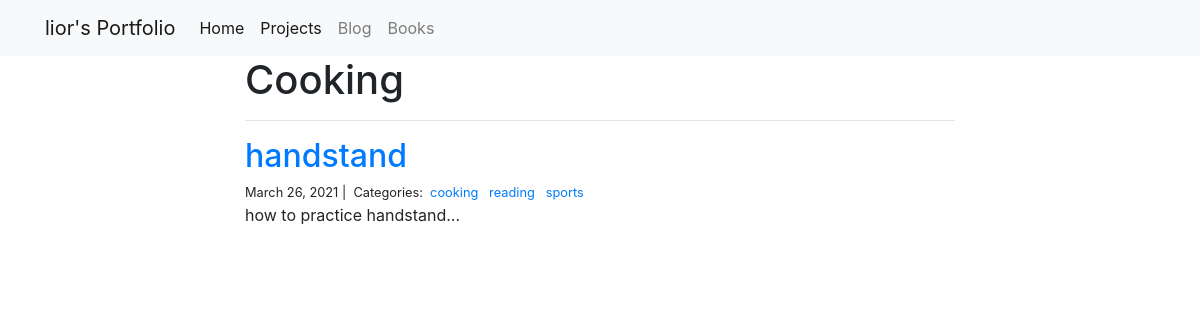
Screenshot of /blog/cooking/ with the database file from the repository.
### blog/models.py (models this page shows)
class Category(models.Model):
    name = models.CharField(max_length=20)

class Post(models.Model):
    title = models.CharField(max_length=255)
    body = models.TextField()
    created_on = models.DateTimeField(auto_now_add=True)
    last_modified = models.DateTimeField(auto_now=True)
    categories = models.ManyToManyField('Category', related_name='posts')

### blog/views.py (the view)
# urls.py: path("<category>/", views.blog_category, name="blog_category"),
def blog_category(request, category):
    posts = Post.objects.filter(
        categories__name__contains=category
    ).order_by(
        '-created_on'
    )
    context = {
        "category": category,
        "posts": posts
    }
    return render(request, "blog_category.html", context)

### blog/templates/blog_category.html
{% extends "base.html" %}
{% block page_content %}
<div class="col-md-8 offset-md-2">
    <h1>{{ category | title }}</h1>
    <hr>
    {% for post in posts %}
        <h2><a href="{% url 'blog_detail' post.pk%}">{{ post.title }}</a></h2>
        <small>
            {{ post.created_on.date }} |&nbsp;
            Categories:&nbsp;
            {% for category in post.categories.all %}
            <a href="{% url 'blog_category' category.name %}">
                {{ category.name }}
            </a>&nbsp;
            {% endfor %}
        </small>
        <p>{{ post.body | slice:":400" }}...</p>
    {% endfor %}
</div>
{% endblock %}

### rows the page displays
Category: name "Cooking", name "cooking"
Post: title "handstand", created_on "March 26, 2021", body "how to practice handstand"
Category: name "reading"
Category: name "sports"
